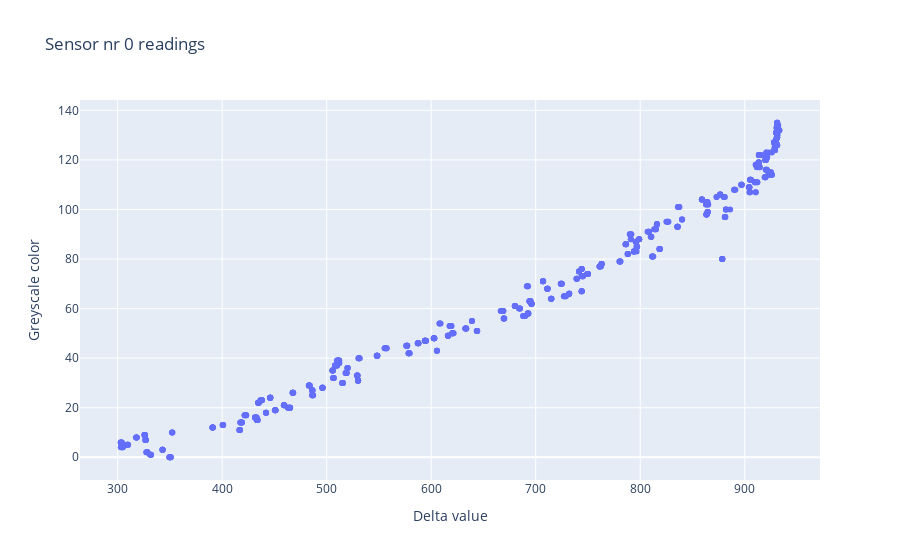

The code cell stored with this chart in its notebook:
### Markdown cell above
# Import files for regression

### Code cell
df_stones = pd.DataFrame()
nr_of_files = 1
for file_nr in range(1, nr_of_files + 1):
    df = pd.read_csv(f"Colab_files/black_flat_sensor_grayscale_grid_{file_nr}.csv", index_col='Unnamed: 0')
    df_stones[f"{str(file_nr-1)}"] = df[['0']]
    df_stones[f"greyscale_value_{str(file_nr-1)}"] = df[['greyscale_value']]

scatter_plots(df_stones, nr_of_files, 'greyscale_value_0', 'Sensor nr 0 readings', 'Delta value', 'Greyscale color')

### Figure 1 — Plotly figure (JSON) as saved in the notebook; plotly's stock layout.template omitted (floating-point values rounded to 4 significant figures; data arrays with more than 128 entries replaced by an {"elided": "..."} marker saying what was removed)
{"data": [{"mode": "markers", "type": "scatter", "x": {"elided": "712 float values"}, "y": {"elided": "712 int values"}}], "layout": {"autosize": true, "title": {"text": "Sensor nr 0 readings"}, "xaxis": {"autorange": true, "range": [264.9, 971.1], "title": {"text": "Delta value"}, "type": "linear"}, "yaxis": {"autorange": true, "range": [-11.14, 146.1], "title": {"text": "Greyscale color"}, "type": "linear"}}}
